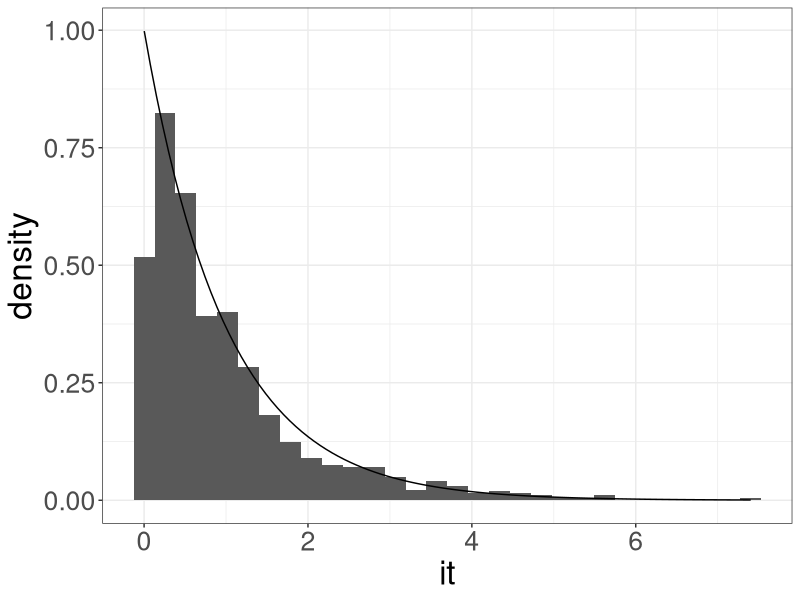
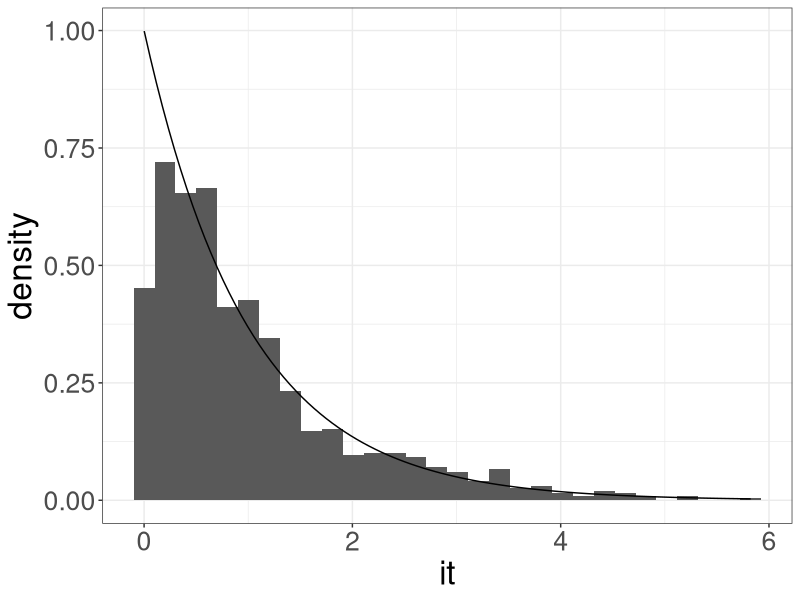
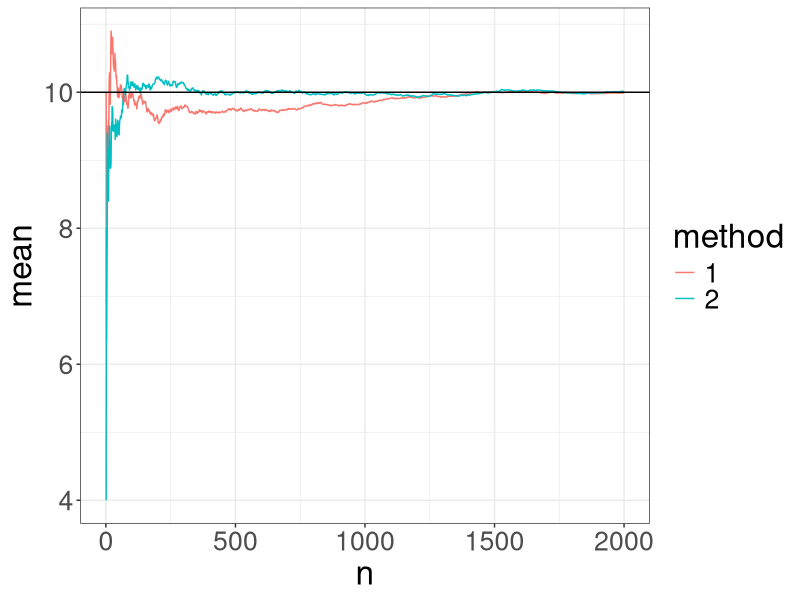
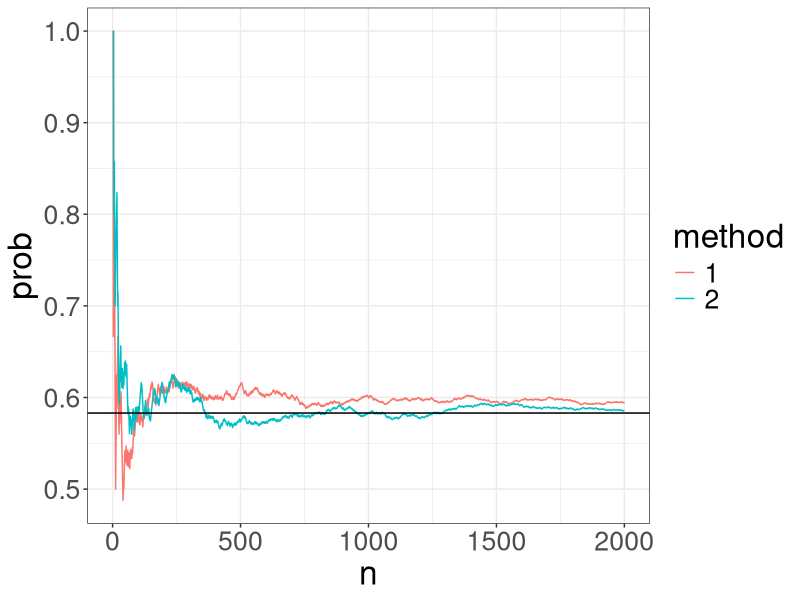

Source code (R) for these figures, in order:
library(ggplot2)
library(magrittr)

## https://www.r-bloggers.com/%F0%9F%93%88-simulating-poisson-process-part-1/

sim_pp1 <- function(t, rate) { 
  
  path <- matrix(0, nrow = 1, ncol = 2)
  
  jumps_time <- rexp(1, rate)
  
  while(jumps_time[length(jumps_time)] < t) {
    
    jump <- matrix(c(jumps_time[length(jumps_time)], path[nrow(path), 2],
                     jumps_time[length(jumps_time)], path[nrow(path), 2]  + 1),
                   nrow = 2, ncol = 2, byrow = TRUE)
    
    path <- rbind(path, jump)
    
    jumps_time <- c(jumps_time,
                    jumps_time[length(jumps_time)] + rexp(1, rate))
  }
  
  path <- rbind(path,
                c(t, path[nrow(path), 2]))
  
  list(path, jumps_time)
}

sim_pp2 <- function(t, rate) {
  
  path <- matrix(0, nrow = 1, ncol = 2)
  
  jumps_number <- rpois(1, lambda = rate * t)
  jumps_time <- runif(n = jumps_number, min = 0, max = t) %>% sort()
  
  for(j in seq_along(jumps_time)) {
    jump <- matrix(c(jumps_time[j], path[nrow(path), 2],
                     jumps_time[j], path[nrow(path), 2]  + 1),
                   nrow = 2, ncol = 2, byrow = TRUE)
    path <- rbind(path, jump)
  }
  
  path <- rbind(path,
                c(t, path[nrow(path), 2]))
  
  list(path, jumps_time)
  
}


path1 <- sim_pp1(1000, 1)
mean(diff(path1[[2]])); var(diff(path1[[2]]))


data.frame(it = diff(path1[[2]])) %>%
  ggplot() +
  geom_histogram(aes(it, y = ..density..)) +
  stat_function(fun = dexp) +
  theme_bw() + 
  theme(text = element_text(size = 24))

path2 <- sim_pp2(1000, 1)
mean(diff(path2[[2]])); var(diff(path2[[2]]))

data.frame(it = diff(path2[[2]])) %>%
  ggplot() +
  geom_histogram(aes(it, y = ..density..)) +
  stat_function(fun = dexp) +
  theme_bw() + 
  theme(text = element_text(size = 24))


t <- 10
n <- 2000
rate = 1

paths1 <- replicate(n = n, expr = sim_pp1(t, rate), simplify = FALSE)
means1 <- sapply(1:n,
                 function(x) {
                   pathes <- paths1[1:x]
                   mean(sapply(pathes, function(y) y[[1]][nrow(y[[1]]), 2]))
                 })

paths2 <- replicate(n = n, expr = sim_pp2(t, rate), simplify = FALSE)
means2 <- sapply(1:n,
                 function(x) {
                   pathes <- paths2[1:x]
                   mean(sapply(pathes, function(y) y[[1]][nrow(y[[1]]), 2]))
                 })

rbind(data.frame(n = 1:n, mean = means1, method = "1"),
      data.frame(n = 1:n, mean = means2, method = "2")) %>%
  ggplot() +
  geom_line(aes(x = n, y = mean, color = method)) + 
  geom_hline(yintercept = rate * t) +
  theme_bw() + 
  theme(text = element_text(size = 24))

paths1 <- replicate(n = 2000, expr = sim_pp1(10, 1), simplify = FALSE)
probs1 <- sapply(1:2000,
                 function(x) {
                   pathes <- paths1[1:x]
                   mean(sapply(pathes, function(y) y[[1]][nrow(y[[1]]), 2]) <= 10)
                 })

paths2 <- replicate(n = 2000, expr = sim_pp2(10, 1), simplify = FALSE)
probs2 <- sapply(1:2000,
                 function(x) {
                   pathes <- paths2[1:x]
                   mean(sapply(pathes, function(y) y[[1]][nrow(y[[1]]), 2]) <= 10)
                 })

rbind(data.frame(n = 1:n, prob = probs1, method = "1"),
      data.frame(n = 1:n, prob = probs2, method = "2")) %>%
  ggplot() +
  geom_line(aes(x = n, y = prob, color = method)) + 
  geom_hline(yintercept = ppois(q = 10, lambda = t * rate)) +
  theme_bw() + 
  theme(text = element_text(size = 24))